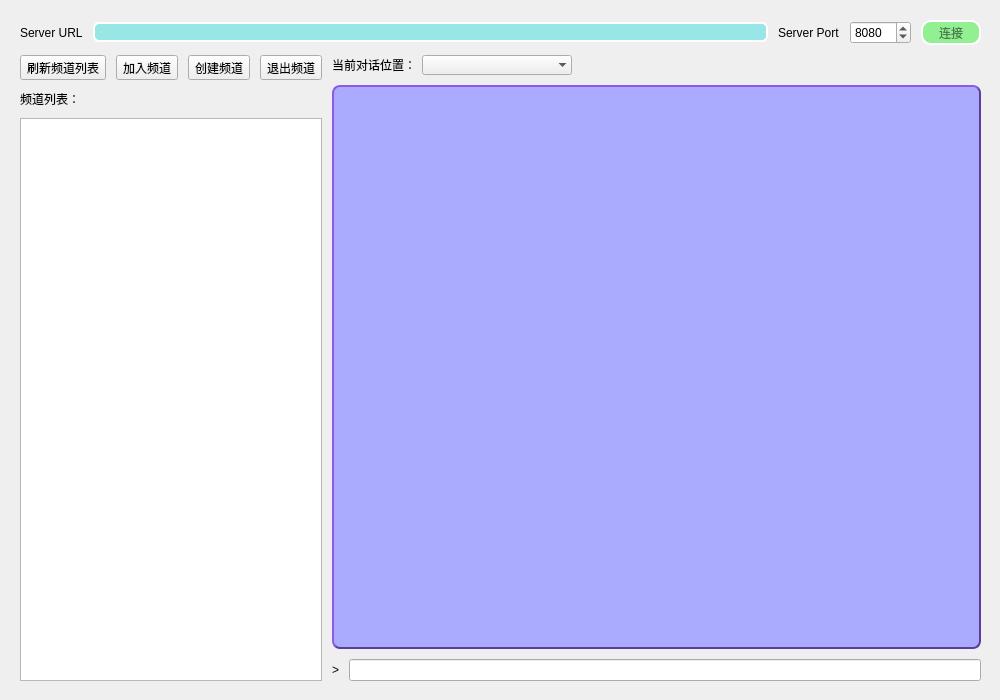
<?xml version="1.0" encoding="UTF-8"?>
<ui version="4.0">
    <class>MainWindow</class>
    <widget class="QMainWindow" name="MainWindow">
        <property name="geometry">
            <rect>
                <x>0</x>
                <y>0</y>
                <width>1000</width>
                <height>700</height>
            </rect>
        </property>
        <property name="minimumSize">
            <size>
                <width>1000</width>
                <height>700</height>
            </size>
        </property>
        <property name="maximumSize">
            <size>
                <width>1000</width>
                <height>700</height>
            </size>
        </property>
        <property name="windowTitle">
            <string>CSU Chatting</string>
        </property>
        <property name="styleSheet">
            <string notr="true"/>
        </property>
        <widget class="QWidget" name="centralwidget">
            <property name="sizePolicy">
                <sizepolicy hsizetype="Expanding" vsizetype="Expanding">
                    <horstretch>0</horstretch>
                    <verstretch>0</verstretch>
                </sizepolicy>
            </property>
            <widget class="QWidget" name="verticalLayoutWidget_3">
                <property name="geometry">
                    <rect>
                        <x>10</x>
                        <y>10</y>
                        <width>981</width>
                        <height>681</height>
                    </rect>
                </property>
                <layout class="QVBoxLayout" name="verticalLayout_4">
                    <property name="spacing">
                        <number>10</number>
                    </property>
                    <property name="sizeConstraint">
                        <enum>QLayout::SetMaximumSize</enum>
                    </property>
                    <property name="leftMargin">
                        <number>10</number>
                    </property>
                    <property name="topMargin">
                        <number>10</number>
                    </property>
                    <property name="rightMargin">
                        <number>10</number>
                    </property>
                    <property name="bottomMargin">
                        <number>10</number>
                    </property>
                    <item>
                        <layout class="QHBoxLayout" name="horizontalLayout">
                            <item>
                                <widget class="QLabel" name="label">
                                    <property name="text">
                                        <string>Server URL</string>
                                    </property>
                                </widget>
                            </item>
                            <item>
                                <widget class="QLineEdit" name="serverURL">
                                    <property name="styleSheet">
                                        <string notr="true">background-color: rgb(153, 230, 230);
                                            border-style: outset;
                                            border-width: 2px;
                                            border-radius: 6px;
                                            border-color: rgb(255, 255, 255)
                                        </string>
                                    </property>
                                </widget>
                            </item>
                            <item>
                                <widget class="QLabel" name="label_3">
                                    <property name="text">
                                        <string>Server Port</string>
                                    </property>
                                </widget>
                            </item>
                            <item>
                                <widget class="QSpinBox" name="serverPort">
                                    <property name="minimum">
                                        <number>1</number>
                                    </property>
                                    <property name="maximum">
                                        <number>25565</number>
                                    </property>
                                    <property name="value">
                                        <number>8080</number>
                                    </property>
                                </widget>
                            </item>
                            <item>
                                <widget class="QPushButton" name="connectServerBtn">
                                    <property name="minimumSize">
                                        <size>
                                            <width>60</width>
                                            <height>25</height>
                                        </size>
                                    </property>
                                    <property name="styleSheet">
                                        <string notr="true">background-color: rgb(146, 240, 146);
                                            color: rgb(76, 125, 76);
                                            border-style: outset;
                                            border-width: 2px;
                                            border-radius: 10px;
                                            border-color: white;
                                            font: 700 9pt &quot;Microsoft YaHei UI&quot;;
                                        </string>
                                    </property>
                                    <property name="text">
                                        <string>连接</string>
                                    </property>
                                </widget>
                            </item>
                        </layout>
                    </item>
                    <item>
                        <layout class="QHBoxLayout" name="horizontalLayout_4">
                            <item>
                                <layout class="QVBoxLayout" name="verticalLayout_3">
                                    <item>
                                        <layout class="QHBoxLayout" name="horizontalLayout_3">
                                            <item>
                                                <widget class="QToolButton" name="refreshChaListBtn">
                                                    <property name="text">
                                                        <string>刷新频道列表</string>
                                                    </property>
                                                </widget>
                                            </item>
                                            <item>
                                                <widget class="QToolButton" name="joinChaBtn">
                                                    <property name="text">
                                                        <string>加入频道</string>
                                                    </property>
                                                </widget>
                                            </item>
                                            <item>
                                                <widget class="QToolButton" name="newChaBtn">
                                                    <property name="text">
                                                        <string>创建频道</string>
                                                    </property>
                                                </widget>
                                            </item>
                                            <item>
                                                <widget class="QToolButton" name="quitChaBtn">
                                                    <property name="text">
                                                        <string>退出频道</string>
                                                    </property>
                                                </widget>
                                            </item>
                                        </layout>
                                    </item>
                                    <item>
                                        <widget class="QLabel" name="label_4">
                                            <property name="text">
                                                <string>频道列表：</string>
                                            </property>
                                        </widget>
                                    </item>
                                    <item>
                                        <widget class="QPlainTextEdit" name="channelList">
                                            <property name="sizePolicy">
                                                <sizepolicy hsizetype="Preferred" vsizetype="Expanding">
                                                    <horstretch>0</horstretch>
                                                    <verstretch>0</verstretch>
                                                </sizepolicy>
                                            </property>
                                            <property name="readOnly">
                                                <bool>true</bool>
                                            </property>
                                        </widget>
                                    </item>
                                </layout>
                            </item>
                            <item>
                                <layout class="QVBoxLayout" name="verticalLayout">
                                    <item>
                                        <layout class="QHBoxLayout" name="horizontalLayout_5">
                                            <property name="spacing">
                                                <number>6</number>
                                            </property>
                                            <property name="sizeConstraint">
                                                <enum>QLayout::SetDefaultConstraint</enum>
                                            </property>
                                            <property name="topMargin">
                                                <number>0</number>
                                            </property>
                                            <item>
                                                <widget class="QLabel" name="label_5">
                                                    <property name="text">
                                                        <string>当前对话位置：</string>
                                                    </property>
                                                </widget>
                                            </item>
                                            <item>
                                                <widget class="QComboBox" name="terminalSelect">
                                                    <property name="minimumSize">
                                                        <size>
                                                            <width>150</width>
                                                            <height>20</height>
                                                        </size>
                                                    </property>
                                                    <property name="currentText">
                                                        <string/>
                                                    </property>
                                                    <property name="frame">
                                                        <bool>false</bool>
                                                    </property>
                                                    <property name="modelColumn">
                                                        <number>0</number>
                                                    </property>
                                                </widget>
                                            </item>
                                            <item>
                                                <spacer name="horizontalSpacer">
                                                    <property name="orientation">
                                                        <enum>Qt::Horizontal</enum>
                                                    </property>
                                                    <property name="sizeType">
                                                        <enum>QSizePolicy::Expanding</enum>
                                                    </property>
                                                    <property name="sizeHint" stdset="0">
                                                        <size>
                                                            <width>40</width>
                                                            <height>20</height>
                                                        </size>
                                                    </property>
                                                </spacer>
                                            </item>
                                        </layout>
                                    </item>
                                    <item>
                                        <widget class="QPlainTextEdit" name="logBox">
                                            <property name="sizePolicy">
                                                <sizepolicy hsizetype="Preferred" vsizetype="Expanding">
                                                    <horstretch>30</horstretch>
                                                    <verstretch>0</verstretch>
                                                </sizepolicy>
                                            </property>
                                            <property name="styleSheet">
                                                <string notr="true">background-color: rgb(170, 170, 255);
                                                    border-style: outset;
                                                    border-width: 2px;
                                                    border-radius: 8px;
                                                    border-color: rgb(92, 61, 155);
                                                </string>
                                            </property>
                                            <property name="readOnly">
                                                <bool>true</bool>
                                            </property>
                                        </widget>
                                    </item>
                                    <item>
                                        <layout class="QHBoxLayout" name="horizontalLayout_2">
                                            <item>
                                                <widget class="QLabel" name="label_2">
                                                    <property name="text">
                                                        <string>&gt;</string>
                                                    </property>
                                                </widget>
                                            </item>
                                            <item>
                                                <widget class="QLineEdit" name="lineInput"/>
                                            </item>
                                        </layout>
                                    </item>
                                </layout>
                            </item>
                        </layout>
                    </item>
                </layout>
            </widget>
        </widget>
    </widget>
    <tabstops>
        <tabstop>serverURL</tabstop>
        <tabstop>serverPort</tabstop>
        <tabstop>connectServerBtn</tabstop>
        <tabstop>refreshChaListBtn</tabstop>
        <tabstop>joinChaBtn</tabstop>
        <tabstop>newChaBtn</tabstop>
        <tabstop>quitChaBtn</tabstop>
        <tabstop>terminalSelect</tabstop>
        <tabstop>lineInput</tabstop>
        <tabstop>channelList</tabstop>
        <tabstop>logBox</tabstop>
    </tabstops>
    <resources/>
    <connections/>
    <slots>
        <slot>connectServer()</slot>
        <slot>lineInput()</slot>
    </slots>
</ui>
